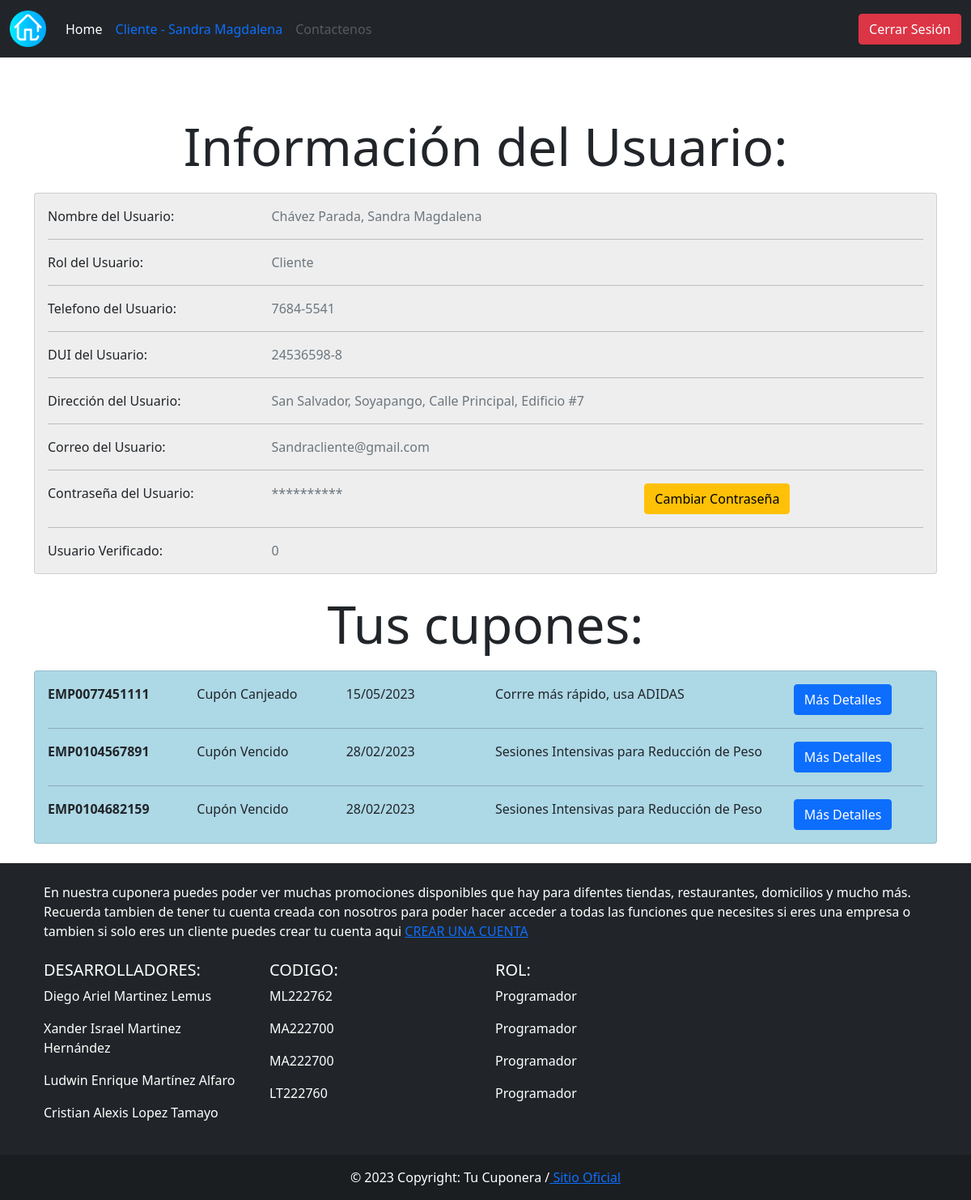
/vista/perfil.php (signed in), run on the app's committed database.
### tables this page shows
CREATE TABLE `usuario` (
  `CodUsuario` int(11) NOT NULL,
  `DUI` char(10) DEFAULT NULL,
  `Foto` varchar(100) DEFAULT NULL,
  `Nombre` varchar(25) NOT NULL,
  `Apellido` varchar(30) NOT NULL,
  `Direccion` varchar(150) DEFAULT NULL,
  `Telefono` char(9) NOT NULL,
  `Correo` varchar(35) NOT NULL,
  `Contrasena` varchar(256) NOT NULL,
  `CodRol` int(11) DEFAULT NULL,
  `CodEmpresa` char(6) DEFAULT NULL,
  `codigo_verificacion` varchar(255) DEFAULT NULL,
  `Verificado` int(11) NOT NULL DEFAULT 0
);

CREATE TABLE `cupon` (
  `CodCupon` char(13) NOT NULL,
  `CodPromocion` int(11) NOT NULL,
  `CodUsuario` int(11) NOT NULL,
  `EstadoCupon` varchar(30) NOT NULL,
  `FechaCanje` date DEFAULT NULL
);

CREATE TABLE `promocion` (
  `CodPromocion` int(11) NOT NULL,
  `Titulo` varchar(50) NOT NULL,
  `FotoPromocion` varchar(100) NOT NULL,
  `Descripcion` text NOT NULL,
  `Detalle` text NOT NULL,
  `CantidadCupones` int(11) DEFAULT NULL,
  `FechaInicio` date NOT NULL,
  `FechaVencimiento` date NOT NULL,
  `FechaLimiteCupon` date NOT NULL,
  `PrecioRegular` float NOT NULL,
  `PrecioOferta_Cupon` float NOT NULL,
  `Estado` varchar(30) NOT NULL,
  `CodEmpresa` char(6) NOT NULL
);

### modelo/Usuario/daoUsuario.php (called while the page is built, shortened)
<?php
class daoUsuario{
    public function UsuarioYEmpresa($idUser, $rol){
        if($rol == "Empleado"){
            $sql = "SELECT usu.*, empre.* FROM empresa empre INNER JOIN usuario usu ON usu.CodEmpresa = empre.CodEmpresa
        WHERE usu.CodUsuario = :idUser";
        }else{
            $sql = "SELECT * FROM usuario WHERE CodUsuario = :idUser";
        }
        $cn = new Conexion();
        $dbh = $cn->getConexion();
        $stmt = $dbh->prepare($sql);
        $stmt->bindParam(':idUser',$idUser);
        $stmt->execute();
        $InfoUsuario = $stmt->fetchAll(PDO::FETCH_ASSOC);
        return $InfoUsuario;
    }
}
?>

### modelo/Cupones/daoCupones.php (called while the page is built, shortened)
<?php
    class daoCupones{
        public function mostrarCuponesClientes($id){
            $sql = "SELECT cup.*, promo.* FROM cupon cup INNER JOIN promocion promo ON
                cup.CodPromocion = promo.CodPromocion WHERE CodUsuario=:id";
            $cn = new Conexion();
            $dbh = $cn->getConexion();
            $stmt = $dbh->prepare($sql);
            $stmt->bindParam(':id',$id);
            $stmt->execute();
            $cupones = $stmt->fetchAll(PDO::FETCH_ASSOC);
            return $cupones;
        }
    }
?>

### vista/perfil.php (the view, shortened to what this page needs)
<!DOCTYPE html>
<html>
<head>
</head>
<body>
	<?php
	require "menu.php";
	require "../modelo/Usuario/daoUsuario.php";
	if (!empty($_SESSION)) {
		$daoUsuario = new daoUsuario();
		$InfoUsuario = $daoUsuario->UsuarioYEmpresa($_SESSION["CodUsuario"], $_SESSION["Rol"]);
		$InfoUsuario = $InfoUsuario[0];
	?>
		<div style="padding-bottom: 10px;">
			<h1 class="display-3 text-center">Información del Usuario: </h1>
		</div>
		<section>
			<div class="container ">
				<div class="col-lg-15">
					<div style="background-color: #eee;" class="card mb-4">
						<div class="card-body">
							<div class="row">
								<div class="col-sm-3">
									<p class="mb-0">Nombre del Usuario: </p>
								</div>
								<div class="col-sm-9">
									<p class="text-muted mb-0"><?= $_SESSION['Apellido'] . ", " . $_SESSION['Nombre'] ?></p>
								</div>
							</div>
							<hr>
							<div class="row">
								<div class="col-sm-3">
									<p class="mb-0">Rol del Usuario: </p>
								</div>
								<div class="col-sm-9">
									<?php
									if ($_SESSION['Rol'] == "Empleado") {
										echo '<p class="text-muted mb-0">' . $_SESSION["Rol"] . ' de ' . $InfoUsuario["NombreEmpresa"] . '</p>';
									} else {
										echo '<p class="text-muted mb-0">' . $_SESSION["Rol"] . '</p>';
									}
									?>
								</div>
							</div>
							<hr>
							<div class="row">
								<div class="col-sm-3">
									<p class="mb-0">Telefono del Usuario: </p>
								</div>
								<div class="col-sm-9">
									<p class="text-muted mb-0"><?= $_SESSION['Telefono'] ?></p>
								</div>
							</div>
							<hr>
							<div class="row">
								<div class="col-sm-3">
									<p class="mb-0">DUI del Usuario: </p>
								</div>
								<div class="col-sm-9">
									<p class="text-muted mb-0"><?= $InfoUsuario['DUI'] ?></p>
								</div>
							</div>
							<hr>
							<div class="row">
								<div class="col-sm-3">
									<p class="mb-0">Dirección del Usuario: </p>
								</div>
								<div class="col-sm-9">
									<p class="text-muted mb-0"><?= $InfoUsuario['Direccion'] ?></p>
								</div>
							</div>
							<hr>
							<div class="row">
								<div class="col-sm-3">
									<p class="mb-0">Correo del Usuario: </p>
								</div>
								<div class="col-sm-9">
									<p class="text-muted mb-0"><?= $_SESSION['Correo'] ?></p>
								</div>
							</div>
							<hr>
							<div class="row">
								<div class="col-sm-3">
									<p class="mb-0">Contraseña del Usuario: </p>
								</div>
								<div class="col-sm-5">
									<p class="text-muted mb-0">********** </p>
								</div>
								<div class="col-sm-3">
									<a href="#"><button class="btn btn-warning mb-0"> Cambiar Contraseña </button></a>
								</div>
							</div>
							<hr>
							<div class="row">
								<div class="col-sm-3">
									<p class="mb-0">Usuario Verificado: </p>
								</div>
								<div class="col-sm-9">
									<p class="text-muted mb-0"><?= $_SESSION['Verificado'] ?></p>
								</div>
							</div>
						</div>
					</div>
				</div>
			</div>
		</section>
		<?php
		if ($_SESSION["Rol"] == "Cliente") {
			require '../modelo/Cupones/daoCupones.php';
			$daoCupon = new daoCupones();
			$listaCuponesUser = $daoCupon->mostrarCuponesClientes($_SESSION['CodUsuario']);
		?>
			<div style="padding-bottom: 10px;">
				<h1 class="display-3 text-center">Tus cupones: </h1>
			</div>
			<section>
				<div class="container ">
					<div class="col-lg-15">
						<div style="background-color: #add8e6;" class="card mb-4">
							<div class="card-body">
								<?php
								foreach ($listaCuponesUser as $CuponesUser) {
									echo '
										<div class="row">
											<div class="col-sm-2">
												<p class="text-active mb-0"><b>' . $CuponesUser["CodCupon"] . '</b></p>
											</div>
											<div class="col-sm-2">
												<p class="mb-0 ">Cupón ' . $CuponesUser["EstadoCupon"] . ' </p>
											</div>
											<div class="col-sm-2">
												<p class="text-active mb-0">' . date("d/m/Y", strtotime($CuponesUser['FechaVencimiento'])) . '</p>
											</div>
											<div class="col-sm-4 overflow-hidden">
												<p class="text-active mb-0">' . $CuponesUser["Titulo"] . '</p>
											</div>
											<div class="col-sm-2">
											<button type="button" class="btn btn-primary" data-bs-toggle="modal"
												data-bs-target="#Cupon' . $CuponesUser["CodCupon"] . '">		Más Detalles	</button>
											</div>
										</div>
										';
									if ($CuponesUser !== end($listaCuponesUser)) {
										echo "<hr>";
									}
								}
								?>
							</div>
						</div>
					</div>
				</div>
			</section>
		<?php
		}
	}
	require 'footer.php';
	?>
</body>
</html>

### data on the page
usuario: DUI "24536598-8", Direccion "San Salvador, Soyapango, Calle Principal, Edificio #7"
cupon: CodCupon "EMP0077451111", EstadoCupon "Canjeado", promocion.FechaVencimiento "15/05/2023", promocion.Titulo "Corrre más rápido, usa ADIDAS"
cupon: CodCupon "EMP0104567891", EstadoCupon "Vencido", promocion.FechaVencimiento "28/02/2023", promocion.Titulo "Sesiones Intensivas para Reducción de Peso"
cupon: CodCupon "EMP0104682159", EstadoCupon "Vencido", promocion.FechaVencimiento "28/02/2023", promocion.Titulo "Sesiones Intensivas para Reducción de Peso"

### other printed values
$log "Cliente - Sandra Magdalena"
$_SESSION['Apellido'] "Chávez Parada"
$_SESSION['Nombre'] "Sandra Magdalena"
$_SESSION["Rol"] "Cliente"
$_SESSION['Telefono'] "7684-5541"
$_SESSION['Correo'] "Sandracliente@gmail.com"
$_SESSION['Verificado'] "0"
